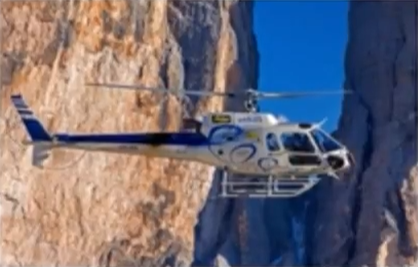
#> input picture python_opencv_project/resim_dönüşüm_dizeyi/ucak.png, 418 x 267 px
$ python 'resim_dönüşüm_dizeyi.py'
#> lines starting #> are read from the running program, lines starting #| are printed output that depends on the picture
import cv2
import numpy as np

img=cv2.imread("ucak.png",0)#0 koyunca siyah beyaz gösterir
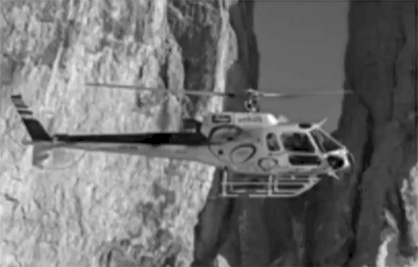
#> img: shape (267, 418); min 0, max 255, mean 112.4
row,col=img.shape #boyutları aldık
#> row = 267; col = 418

M=np.float32([[1,0,100],[0,1,70]])#x,y düzleminde matrisimi belirledim
#100 xde bıraktığı siyah boşluğu temsil ederken 70 y deki siyah boşluğu temsil eder buna göre kaydırma işlemi gerçekleşir
dst=cv2.warpAffine(img,M,(row,col)) #bu fonk ile istediğim şekilde kaydırabilirim
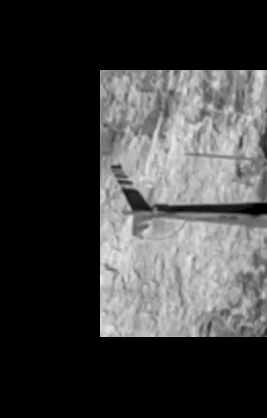
#> dst: shape (418, 267); min 0, max 235, mean 62.8

cv2.imshow("dst",dst)

cv2.waitKey(0)
cv2.destroyAllWindows()
